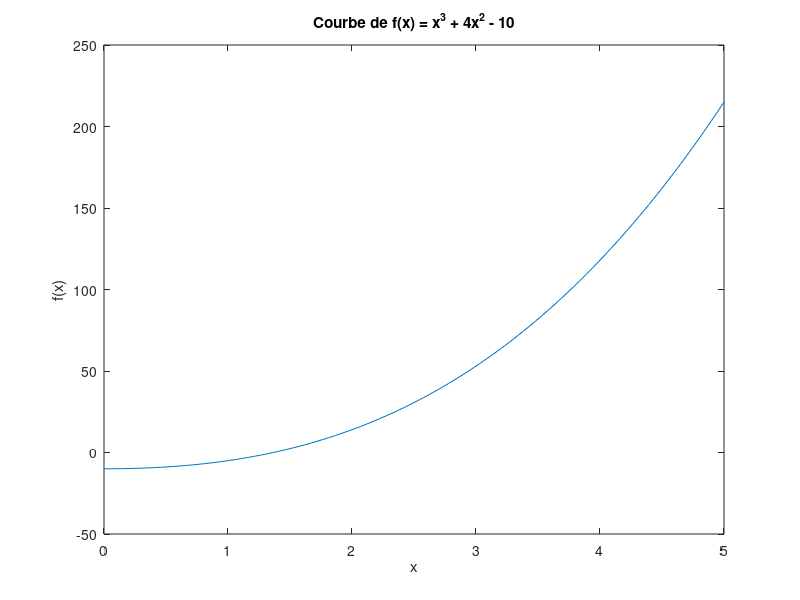

Recreate this plot in MATLAB.
f = @(x) x.^3 + 4*x.^2 - 10;

x = linspace(0, 5, 100);
y = f(x);
grid on
plot(x, y);
title('Courbe de f(x) = x^3 + 4x^2 - 10');
xlabel('x');
ylabel('f(x)');
